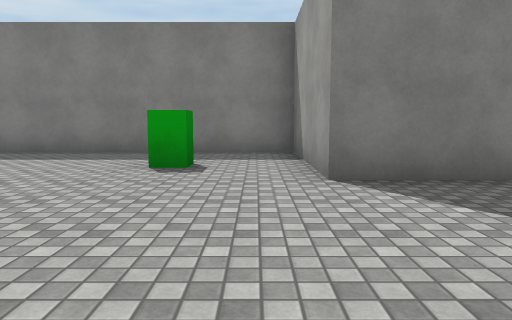
[1] (above)

16 first-person views from a walk through a 3-D level made in the Unity game engine. The camera is 1.2 m above the floor, tilts 6° down and sees 70° across. The floor is counted in squares, 2 m on a side. Each view is taken from the middle of a square. On the plan, view 1 faces up. The plan holds only what a view shows up to about 10 squares ahead; the rest is blank. The player is left out. Surface patterns are stand-ins for the level's own textures.

[2]
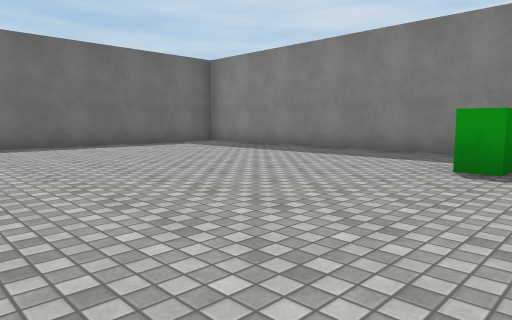

[3]
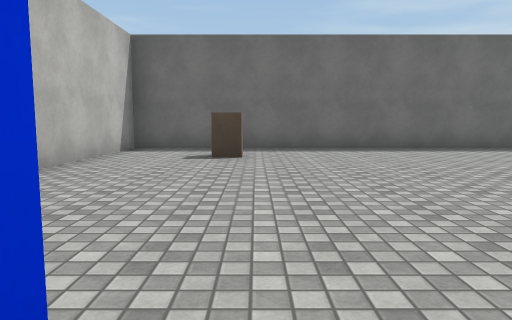

[4]
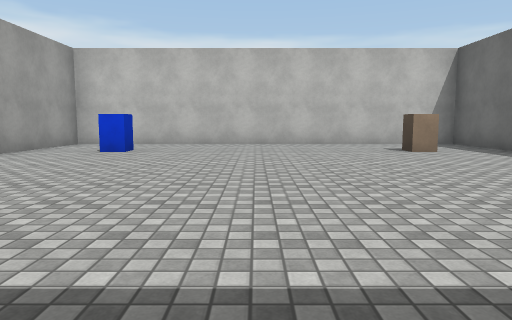

[5]
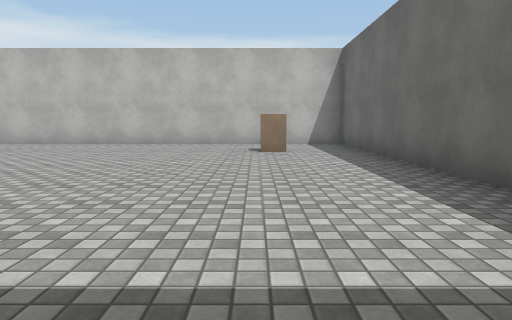

[6]
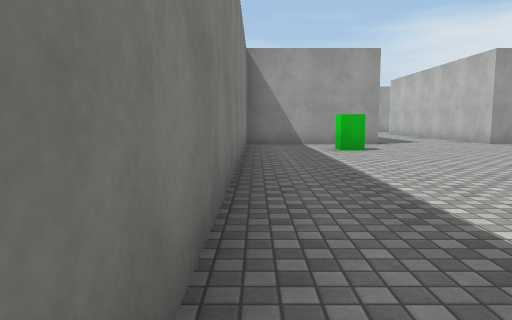

[7]
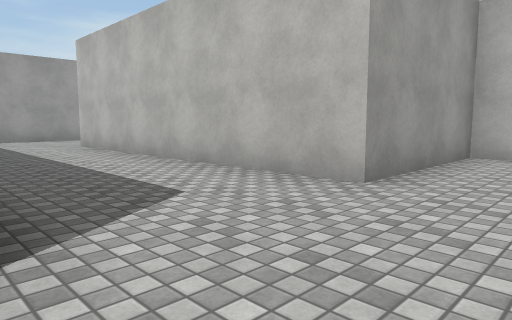

[8]
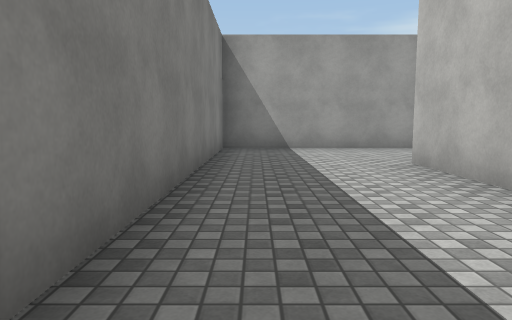

[9]
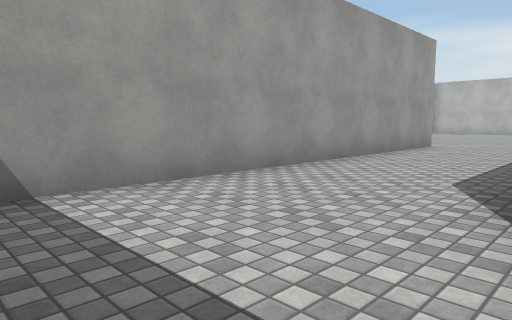

[10]
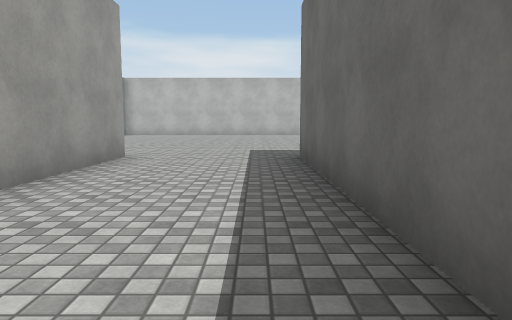

[11]
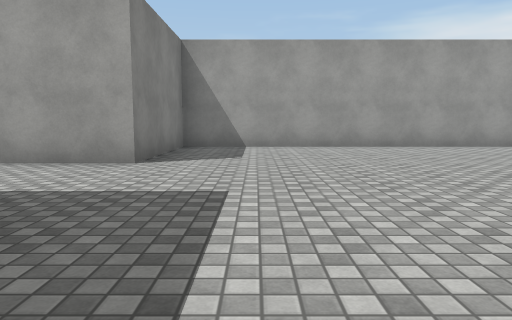

[12]
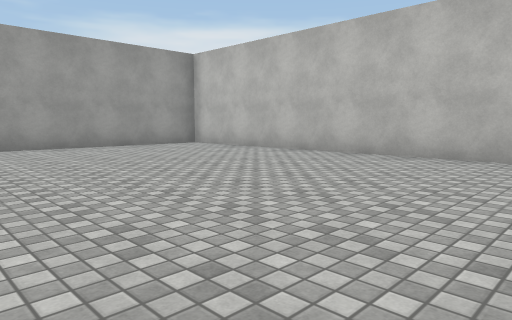

[13]
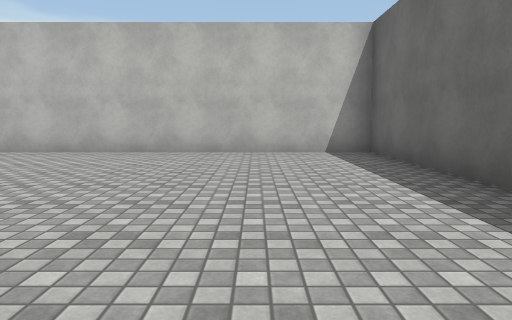

[14]
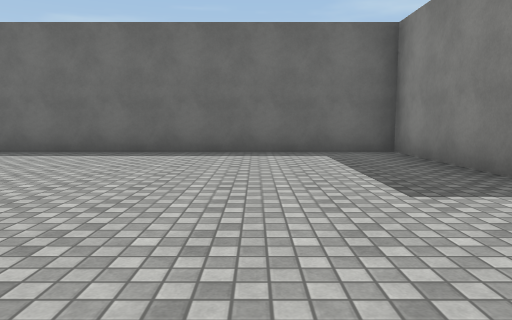

[15]
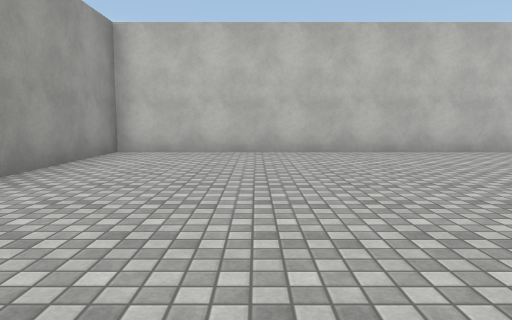

[16]
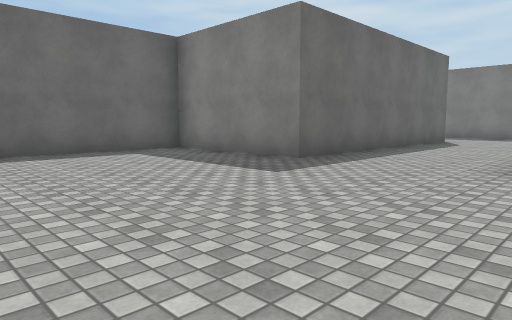

### Floor plan
Points are (right, up) in squares from view 1. A wall is a line through its corners. A room is listed if a view was taken in it or the views show most of it. See-through windows are left out.
Room 1 (views 1, 2, 3, 4, 5, 6, 7)
walls: (-9.2, 5.9) (-9.2, -2.7) (0.7, -2.7) (0.7, 0.7); (0.7, 3.7) (0.7, 7.2) (-8.8, 7.2)
ways out: opening at (1, 2) to room 2
objects: block (-7, -1); blue block (-1, -1); green block (-1, 5)
Room 2 (views 8, 9, 10, 11, 12, 13, 14, 15, 16)
walls: (8.2, -0.5) (8.2, -6.2) (4.8, -6.2) (4.8, -16.3) (14.7, -16.3) (14.7, -6.2) (11.2, -6.2) (11.2, 3.7) (0.7, 3.7); (0.7, 0.7) (8.2, 0.7)
ways out: opening at (1, 2) to room 1

Where each view was taken, in squares from view 1:
view 1: 0 up, 0 right, facing up
view 2: 0 up, 0 right, facing up-left
view 3: 0 up, 1 left, facing left
view 4: 7 up, 4 left, facing down
view 5: 7 up, 7 left, facing down
view 6: 7 up, 9 left, facing right
view 7: 4 up, 1 left, facing down-right
view 8: 3 up, 3 right, facing right
view 9: 3 up, 8 right, facing down-right
view 10: 0 up, 9 right, facing down
view 11: 8 down, 6 right, facing right
view 12: 10 down, 6 right, facing down-right
view 13: 9 down, 7 right, facing down
view 14: 9 down, 12 right, facing left
view 15: 9 down, 12 right, facing down
view 16: 11 down, 12 right, facing up-left
